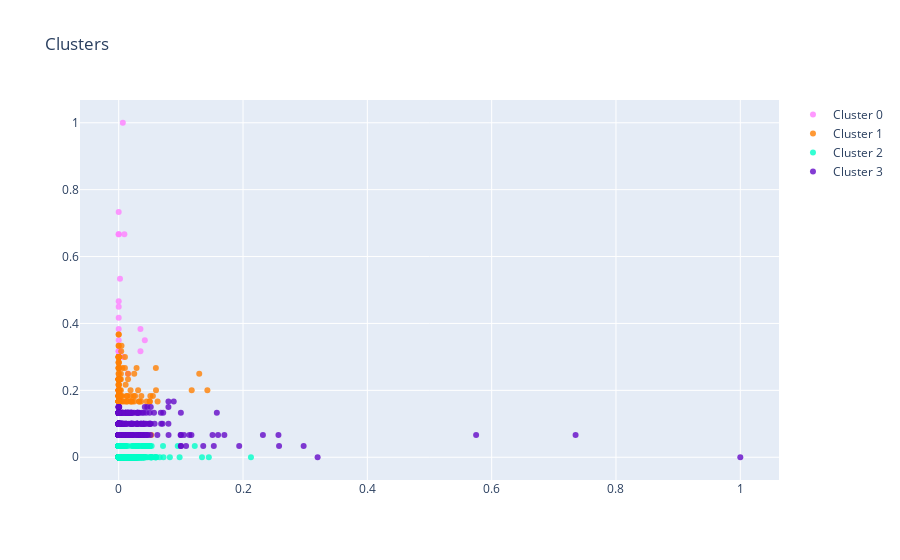

The cell this chart's notebook holds for it:
### Code cell
trace1 = go.Scatter(
                    x = X[cluster_index == 0, 0],
                    y = X[cluster_index == 0, 1],
                    mode = "markers",
                    name = "Cluster 0",
                    marker = dict(color = 'rgba(255, 128, 255, 0.8)'),
                    text = None)

trace2 = go.Scatter(
                    x = X[cluster_index == 1, 0],
                    y = X[cluster_index == 1, 1],
                    mode = "markers",
                    name = "Cluster 1",
                    marker = dict(color = 'rgba(255, 128, 2, 0.8)'),
                    text = None)

trace3 = go.Scatter(
                    x = X[cluster_index == 2, 0],
                    y = X[cluster_index == 2, 1],
                    mode = "markers",
                    name = "Cluster 2",
                    marker = dict(color = 'rgba(0, 255, 200, 0.8)'),
                    text = None)

trace4 = go.Scatter(
                    x = X[cluster_index == 3, 0],
                    y = X[cluster_index == 3, 1],
                    mode = "markers",
                    name = "Cluster 3",
                    marker = dict(color = 'rgba(100, 10, 200, 0.8)'),
                    text = None)

data = [trace1, trace2, trace3, trace4]

layout = dict(title = 'Clusters',
                yaxis = dict(zeroline = False),
                xaxis = dict(zeroline = False)
                 )

fig = dict(data = data, layout = layout)
iplot(fig)

### Figure 1 — Plotly figure (JSON) as saved in the notebook; plotly's stock layout.template omitted (floating-point values rounded to 4 significant figures; data arrays with more than 128 entries replaced by an {"elided": "..."} marker saying what was removed)
{"data": [{"marker": {"color": "rgba(255, 128, 255, 0.8)"}, "mode": "markers", "name": "Cluster 0", "type": "scatter", "x": [0.015, 0, 0, 0, 0, 0, 0.042, 0.0021, 0.035, 0, 0, 0.001754, 0.006632, 0, 0.035, 0, 0, 0.0003, 0, 0.0091, 0.006724, 0, 0], "y": [0.25, 0.7333, 0.45, 0.35, 0.6667, 0.6667, 0.35, 0.5333, 0.3833, 0.3167, 0.3167, 0.3167, 1, 0.3833, 0.3167, 0.4667, 0.3167, 0.2, 0.4167, 0.6667, 0.3, 0.2, 0.2]}, {"marker": {"color": "rgba(255, 128, 2, 0.8)"}, "mode": "markers", "name": "Cluster 1", "type": "scatter", "x": {"elided": "145 float values"}, "y": {"elided": "145 float values"}}, {"marker": {"color": "rgba(0, 255, 200, 0.8)"}, "mode": "markers", "name": "Cluster 2", "type": "scatter", "x": {"elided": "5839 float values"}, "y": {"elided": "5839 float values"}}, {"marker": {"color": "rgba(100, 10, 200, 0.8)"}, "mode": "markers", "name": "Cluster 3", "type": "scatter", "x": {"elided": "534 float values"}, "y": {"elided": "534 float values"}}], "layout": {"title": {"text": "Clusters"}, "xaxis": {"zeroline": false}, "yaxis": {"zeroline": false}}}
